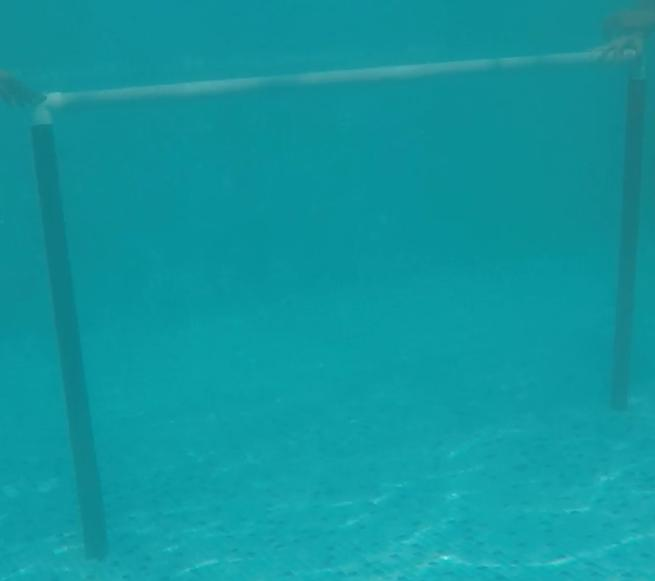
#> input picture opencv/underwater_gate.jpeg, 655 x 581 px, found by its file name
$ python hist_equ.py
#> lines starting #> are read from the running program, lines starting #| are printed output that depends on the picture
import cv2
import numpy as np

img = cv2.imread("/home/sub0811/Desktop/underwater_gate.jpeg")
#> img is the input picture: shape (581, 655, 3); mean B, G, R 158.9, 150.7, 16.2

print(type(img))
#| <class 'numpy.ndarray'>

r, g, b = cv2.split(img)
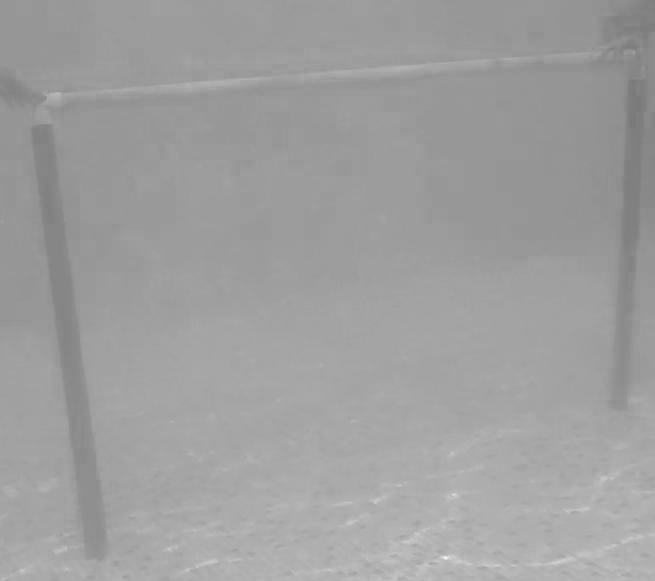
#> r: shape (581, 655); min 119, max 248, mean 158.9
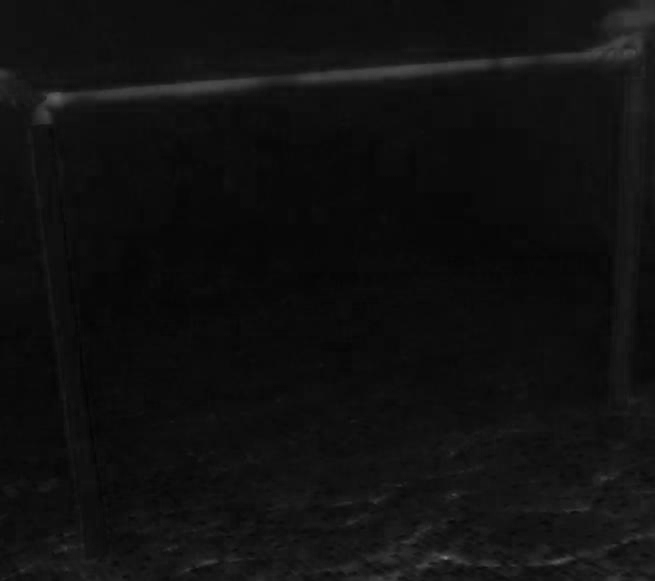
#> b: shape (581, 655); min 4, max 122, mean 16.2

cv2.imshow("og", img)

eq_r = cv2.equalizeHist(r)
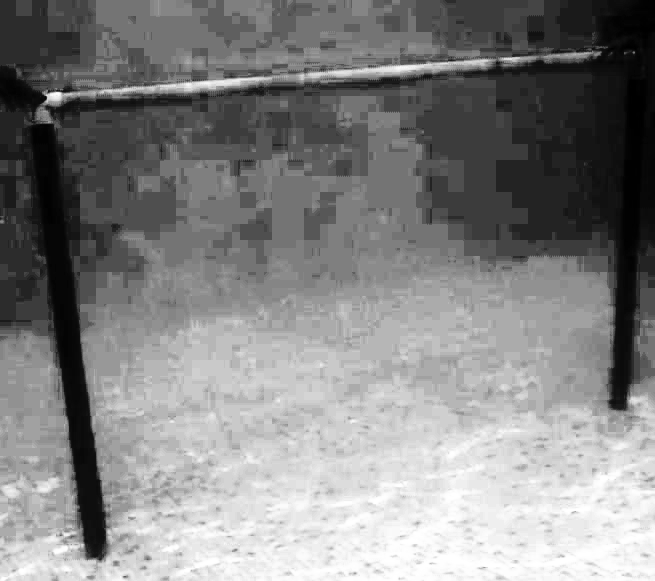
#> eq_r: shape (581, 655); min 0, max 255, mean 131.8
eq_g = cv2.equalizeHist(g)
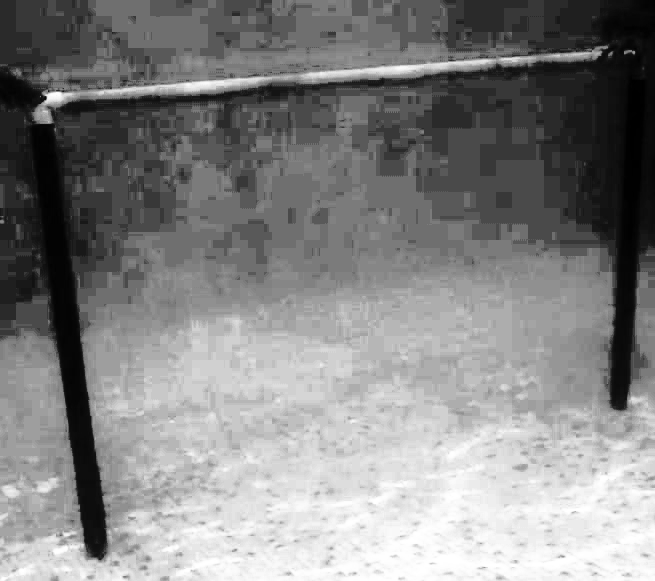
#> eq_g: shape (581, 655); min 0, max 255, mean 132.2
eq_b = cv2.equalizeHist(b)
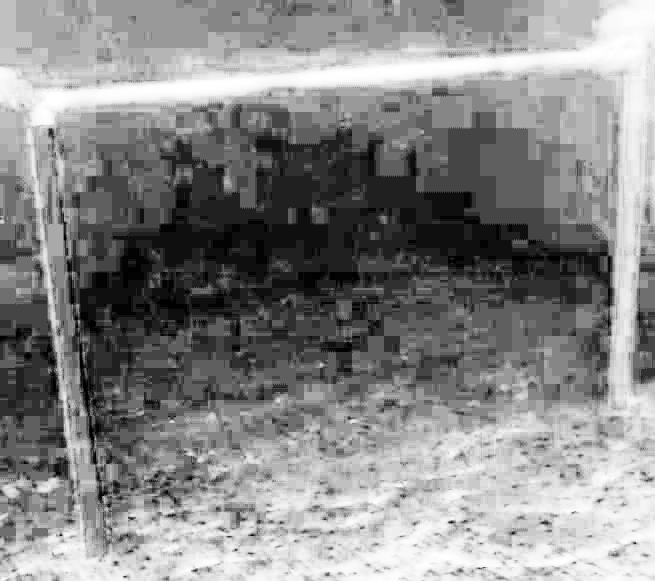
#> eq_b: shape (581, 655); min 0, max 255, mean 135

eq = cv2.merge((eq_r, eq_g, eq_b))
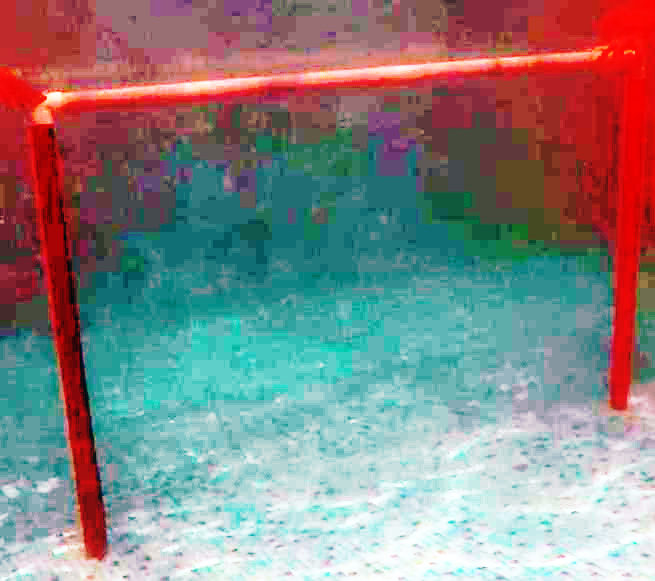
#> eq: shape (581, 655, 3); mean B, G, R 131.8, 132.2, 135

cv2.imshow("er", eq_r)
cv2.imshow("eg", eq_g)
cv2.imshow("eb", eq_b)

cv2.imshow("og", img)
cv2.imshow("hist", eq)

cv2.waitKey()

$ run again, with opencv/orb_test.png saved as opencv/underwater_gate.jpeg
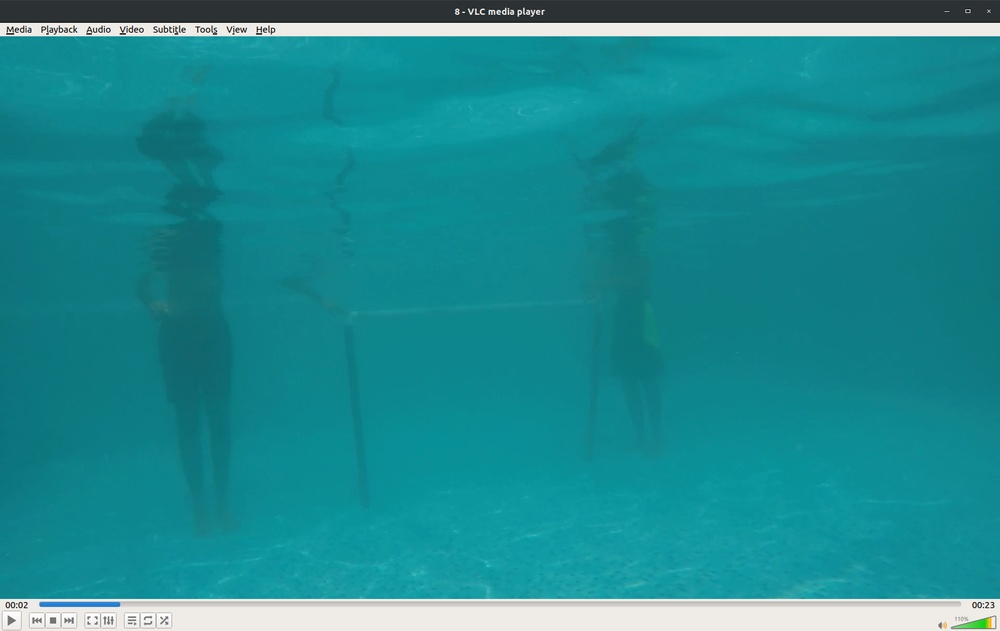
#> input picture opencv/orb_test.png, 1000 x 631 px, shrunk from 1621 x 1023 before the run, found by its file name
#> img is the input picture: shape (631, 1000, 3); mean B, G, R 145.1, 138.6, 31.3
#| <class 'numpy.ndarray'>
#> `eq_b = cv2.equalizeHist(b)`:
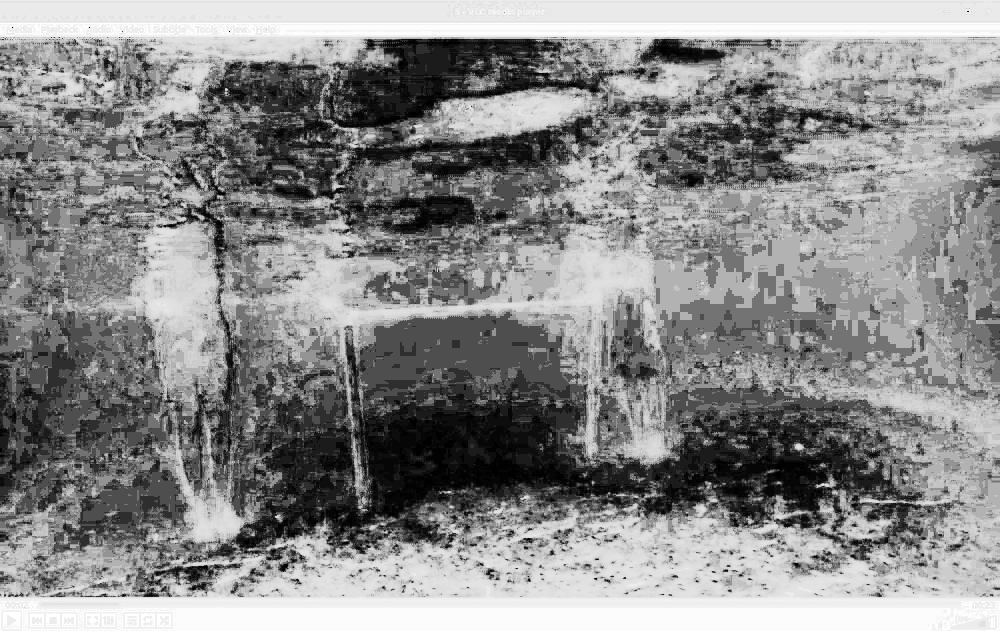
#> eq_b: shape (631, 1000); min 0, max 255, mean 138.4
#> `eq = cv2.merge((eq_r, eq_g, eq_b))`:
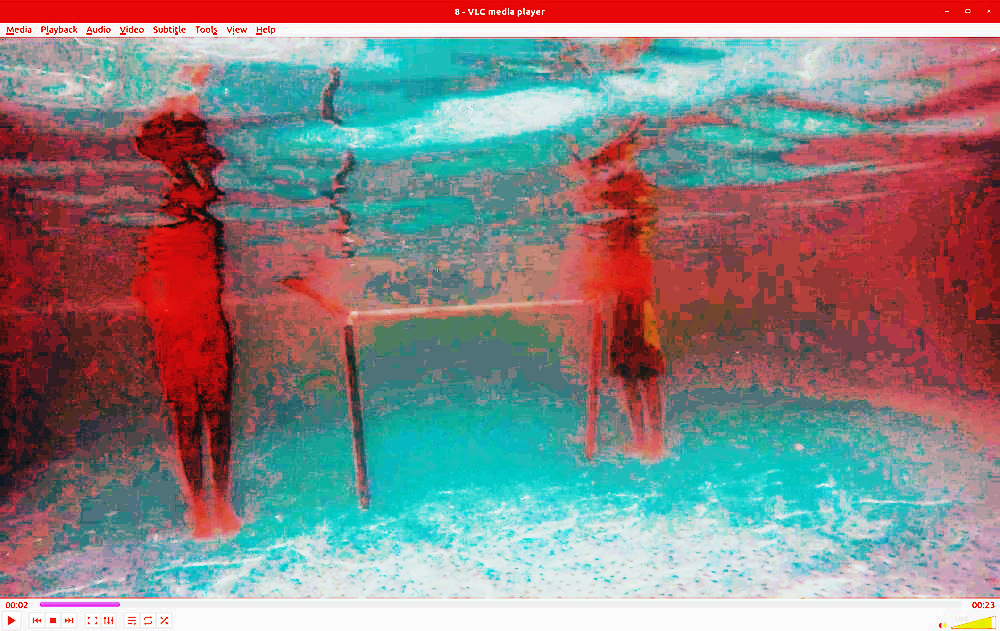
#> eq: shape (631, 1000, 3); mean B, G, R 130.3, 130.4, 138.4
